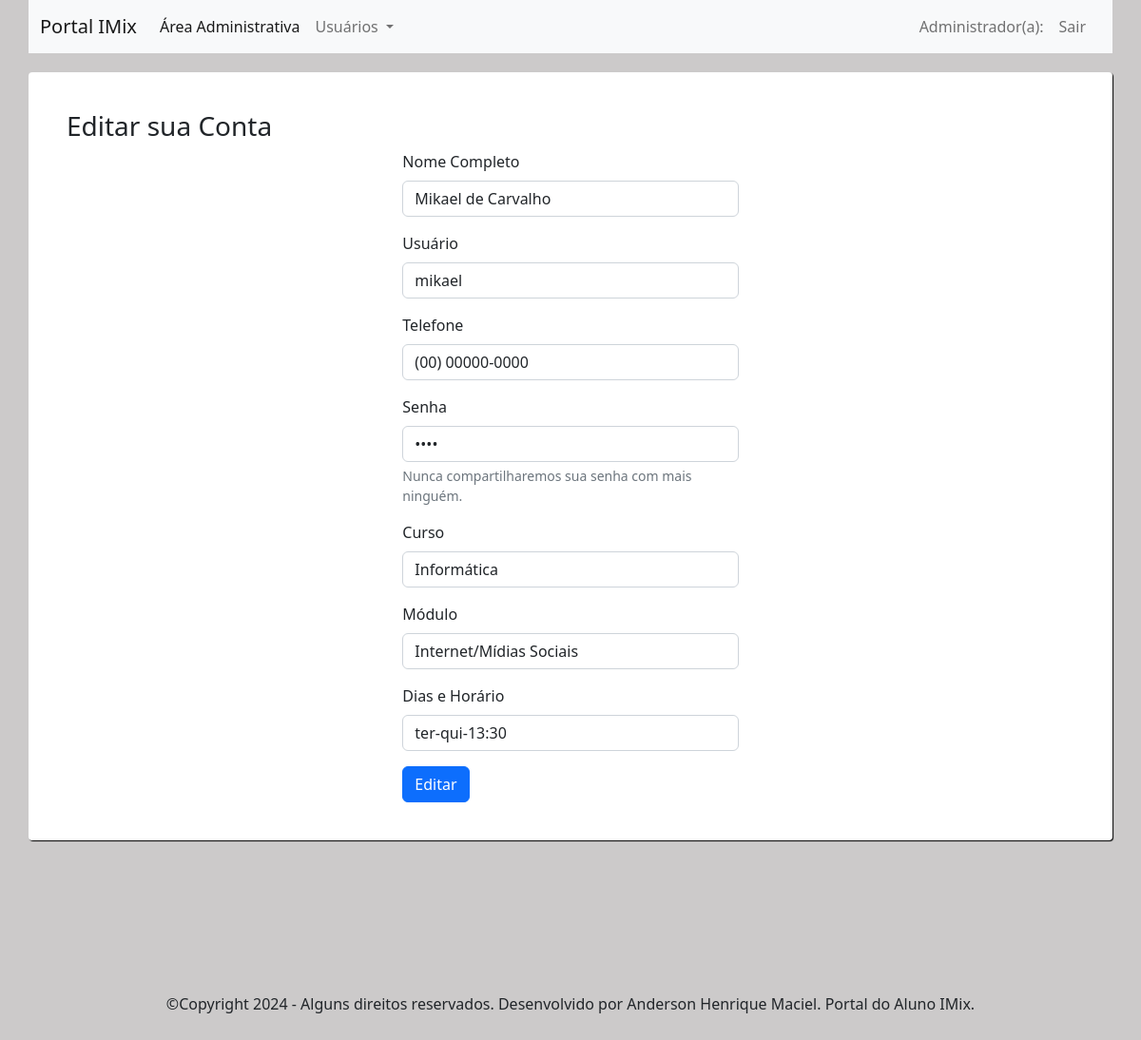
/principal_adm.php?link=3&id=352 (signed in), run on the app's committed database.
### tables this page shows
CREATE TABLE `usuario` (
  `id_user` int(11) NOT NULL,
  `name` varchar(200) NOT NULL,
  `user` varchar(30) NOT NULL,
  `tel` varchar(15) NOT NULL,
  `pass` varchar(42) NOT NULL,
  `curso` varchar(20) DEFAULT NULL,
  `id_class` int(11) DEFAULT NULL,
  `id_modulo` int(11) DEFAULT NULL
);

### model/UsuarioDAO.php (called while the page is built, shortened)
<?php
include_once 'Conecta.php';
class UsuarioDAO extends Conecta {
    private $table = 'usuario';
    public function selectId(Usuario $user) {
        $sql = "SELECT * FROM $this->table LEFT JOIN horario ON usuario.id_class = horario.id_class LEFT JOIN modulo ON usuario.id_modulo = modulo.id_modulo WHERE id_user = ?";
        $stmt = UsuarioDAO::prepareSQL($sql);
        $stmt->bindValue(1, $user->getId_user());
        $stmt->execute();
        return $stmt->fetch();
    }
}

### model/Conecta.php (called while the page is built)
<?php
class Conecta {
    private static $conn;
    private static function getConn(){
        try{
            $dsn = "mysql:host=localhost;dbname=db_imix";
            self::$conn = new PDO($dsn, "root", "");
            self::$conn->setAttribute(PDO::ATTR_ERRMODE, PDO::ERRMODE_EXCEPTION);
            self::$conn->setAttribute(PDO::ATTR_DEFAULT_FETCH_MODE, PDO::FETCH_OBJ);
        } catch (PDOException $e) {
            echo "Erro: ".$e->getMessage();
        }
        return self::$conn;
    }
    protected static function prepareSQL($sql){
        return self::getConn()->prepare($sql);
    }
}

### model/Usuario.php (called while the page is built, shortened)
<?php
class Usuario {
    private $id_user;
    function getId_user() {
        return $this->id_user;
    }
    function setId_user($id_user) {
        $this->id_user = $id_user;
    }
}

### model/ModuloDAO.php (called while the page is built)
<?php
include_once 'Conecta.php';
class ModuloDAO extends Conecta {
    private $table = 'modulo';
    public function select(){
        $sql = "SELECT * FROM $this->table";
        $stmt = ModuloDAO::prepareSQL($sql);
        $stmt->execute();
        return $stmt->fetchAll();
    }
}

### model/HorarioDAO.php (called while the page is built)
<?php
include_once 'Conecta.php';
class HorarioDAO extends Conecta {
    private $table = 'horario';
    public function select(){
        $sql = "SELECT * FROM $this->table";
        $stmt = HorarioDAO::prepareSQL($sql);
        $stmt->execute();
        return $stmt->fetchAll();
    }
}

### pag/formEditarAdm.php (the view, shortened to what this page needs)
<h3 class="text-dark">Editar sua Conta</h3>
<?php
include_once 'model/Usuario.php';
include_once 'model/UsuarioDAO.php';
include_once 'model/HorarioDAO.php';
include_once 'model/ModuloDAO.php';
$id = filter_input(INPUT_GET, 'id');
$u = new Usuario();
$uDAO = new UsuarioDAO();
$horarioDAO = new HorarioDAO();
$moduloDAO = new ModuloDAO();
$u->setId_user($id);
$res = $uDAO->selectId($u);
?>
<div class="offset-md-4 col-md-4">
    <form method="post" action="controller/editar_adm.php">
        <div class="mb-3">
            <label for="InputName" class="form-label">Nome Completo</label>
            <input type="text" class="form-control" id="InputName" name="InputName" required value="<?= $res->name ?>">
        </div>
        <div class="mb-3">
            <label for="InputUser" class="form-label">Usuário</label>
            <input type="text" class="form-control" id="InputUser" name="InputUser" required value="<?= $res->user ?>">
        </div>
        <div class="mb-3">
            <label for="InputTel" class="form-label">Telefone</label>
            <input type="tel" class="form-control phone_with_ddd" id="InputTel" name="InputTel" required value="<?= $res->tel ?>">
        </div>
        <div class="mb-3">
            <label for="InputPassword" class="form-label">Senha</label>
            <input type="password" class="form-control" id="InputPassword" name="InputPassword" aria-describedby="passwordHelp" required value="<?= $res->pass ?>">
            <div id="passwordHelp" class="form-text">Nunca compartilharemos sua senha com mais ninguém.</div>
        </div>
        <div class="mb-3">
            <label for="InputCurso" class="form-label">Curso</label>
            <select class="form-control" id="InputCurso" name="InputCurso" required>
                <?php
                if ($res->curso == "Informática") {
                    ?>
                    <option selected value="Informática">Informática</option>
                    <?php
                } else if ($res->curso == "Profissionalizante") {
                    ?>
                    <option value="Informática">Informática</option>
                    <option selected value="Profissionalizante">Profissionalizante</option>
                    <option value="Farmácia">Farmácia</option>
                    <?php
                } else {
                    ?>
                    <option value="Informática">Informática</option>
                    <option value="Profissionalizante">Profissionalizante</option>
                    <option selected value="Farmácia">Farmácia</option>
                <?php } ?>
            </select>
        </div>
        <div class="mb-3">
            <label for="InputModulo" class="form-label">Módulo</label>
            <select class="form-control" id="InputModulo" name="InputModulo" required>
                <?php
                foreach ($moduloDAO->select() as $modulo) {
                    if ($res->id_modulo == $modulo->id_modulo) {
                        ?>
                        <option selected value="<?= $modulo->id_modulo ?>"><?= utf8_encode($modulo->modulo) ?></option>
                        <?php
                    } else {
                        ?>
                        <option value="<?= $modulo->id_modulo ?>"><?= utf8_encode($modulo->modulo) ?></option>
                        <?php
                    }
                }
                ?>
            </select>
        </div>
        <div class="mb-3">
            <label for="InputClass" class="form-label">Dias e Horário</label>
            <select name="InputClass" class="form-control" id="InputClass" required>
            <?php
            foreach ($horarioDAO->select() as $row) {
                if ($res->id_class == $row->id_class) {
            ?>
                <option selected value="<?= $row->id_class ?>"><?= $row->class ?></option>
            <?php
                } else {
            ?>
                <option value="<?= $row->id_class ?>"><?= $row->class ?></option>
            <?php }
            }
            ?>
            </select>
        </div>
        <button type="submit" class="btn btn-primary" onclick="return confirm('Confirmar edição do registro?')">Editar</button>
    </form>
</div>

### data on the page
usuario: InputName "Mikael de Carvalho", InputUser "mikael", InputTel "(00) 00000-0000", InputCurso "Informática"

### other printed values
form field InputModulo "Internet/Mídias Sociais"
form field InputClass "ter-qui-13:30"
